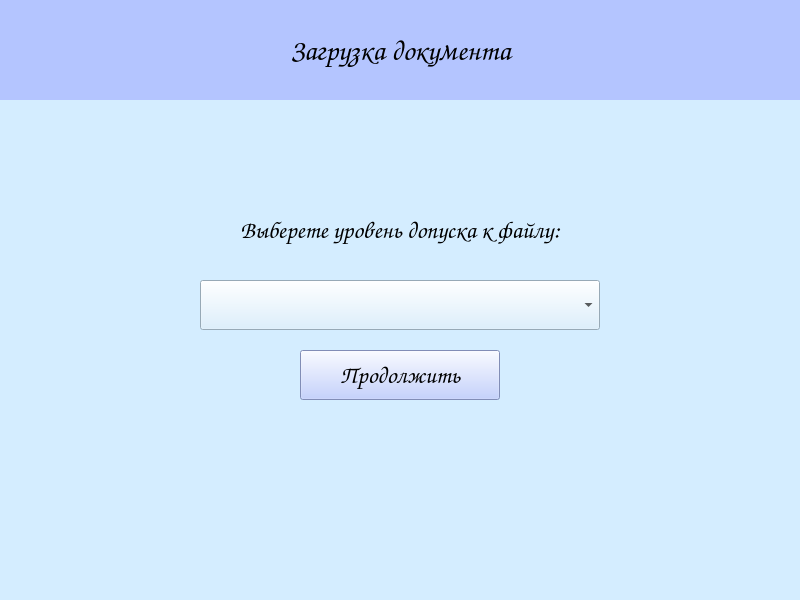
<?xml version="1.0" encoding="UTF-8"?>
<ui version="4.0">
 <class>inputFileAccessWindows</class>
 <widget class="QMainWindow" name="inputFileAccessWindows">
  <property name="windowModality">
   <enum>Qt::NonModal</enum>
  </property>
  <property name="geometry">
   <rect>
    <x>0</x>
    <y>0</y>
    <width>800</width>
    <height>600</height>
   </rect>
  </property>
  <property name="font">
   <font>
    <weight>50</weight>
    <bold>false</bold>
   </font>
  </property>
  <property name="windowTitle">
   <string>Experiment</string>
  </property>
  <property name="styleSheet">
   <string notr="true">background-color: rgb(212, 237, 255);</string>
  </property>
  <widget class="QWidget" name="centralwidget">
   <widget class="QLabel" name="label">
    <property name="geometry">
     <rect>
      <x>0</x>
      <y>0</y>
      <width>800</width>
      <height>100</height>
     </rect>
    </property>
    <property name="font">
     <font>
      <family>Comic Sans MS</family>
      <pointsize>22</pointsize>
      <weight>75</weight>
      <italic>false</italic>
      <bold>true</bold>
     </font>
    </property>
    <property name="layoutDirection">
     <enum>Qt::LeftToRight</enum>
    </property>
    <property name="autoFillBackground">
     <bool>false</bool>
    </property>
    <property name="styleSheet">
     <string notr="true">background-color: rgb(180, 197, 255);</string>
    </property>
    <property name="text">
     <string>Загрузка документа</string>
    </property>
    <property name="alignment">
     <set>Qt::AlignCenter</set>
    </property>
    <property name="wordWrap">
     <bool>false</bool>
    </property>
   </widget>
   <widget class="QPushButton" name="continueButton">
    <property name="geometry">
     <rect>
      <x>300</x>
      <y>350</y>
      <width>200</width>
      <height>50</height>
     </rect>
    </property>
    <property name="font">
     <font>
      <family>Comic Sans MS</family>
      <pointsize>18</pointsize>
      <weight>75</weight>
      <bold>true</bold>
     </font>
    </property>
    <property name="styleSheet">
     <string notr="true">background-color: rgb(180, 197, 255);</string>
    </property>
    <property name="text">
     <string>Продолжить</string>
    </property>
    <property name="default">
     <bool>false</bool>
    </property>
    <property name="flat">
     <bool>false</bool>
    </property>
   </widget>
   <widget class="QLabel" name="infoLabel">
    <property name="geometry">
     <rect>
      <x>0</x>
      <y>200</y>
      <width>800</width>
      <height>60</height>
     </rect>
    </property>
    <property name="font">
     <font>
      <family>Comic Sans MS</family>
      <pointsize>18</pointsize>
      <weight>50</weight>
      <italic>false</italic>
      <bold>false</bold>
     </font>
    </property>
    <property name="layoutDirection">
     <enum>Qt::LeftToRight</enum>
    </property>
    <property name="autoFillBackground">
     <bool>false</bool>
    </property>
    <property name="styleSheet">
     <string notr="true"/>
    </property>
    <property name="text">
     <string>Выберете уровень допуска к файлу:</string>
    </property>
    <property name="alignment">
     <set>Qt::AlignCenter</set>
    </property>
    <property name="wordWrap">
     <bool>false</bool>
    </property>
    <property name="margin">
     <number>5</number>
    </property>
   </widget>
   <widget class="QComboBox" name="fileAccessComboBox">
    <property name="geometry">
     <rect>
      <x>200</x>
      <y>280</y>
      <width>400</width>
      <height>50</height>
     </rect>
    </property>
    <property name="font">
     <font>
      <family>Comic Sans MS</family>
      <pointsize>14</pointsize>
     </font>
    </property>
   </widget>
  </widget>
 </widget>
 <resources/>
 <connections/>
</ui>
